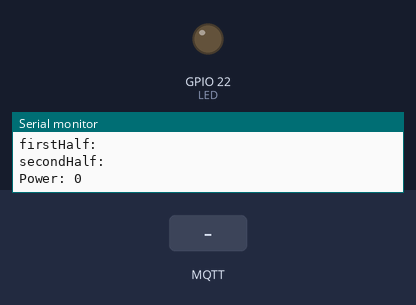
Simulated run of this sketch. Board: ESP32. On the bench: output pins drawn as LEDs (lit = HIGH), the last lines printed to the serial monitor. The test bench sets the inputs (shaded band). WiFi joins after 1.5 s; servers stay silent unless stated; no MQTT or app messages arrive unless stated.

Above: at 3.7 s.
3.8 s: MQTT message "1" arrives on the first subscribed topic
At 4.9 s:
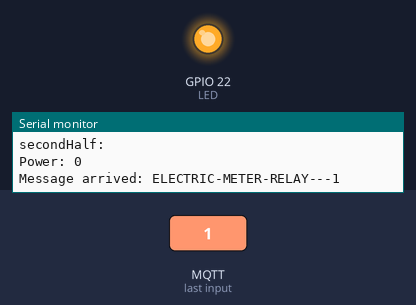
9.1 s: MQTT message "ELECTRIC-METER-RELAY" arrives on the first subscribed topic
At 11.1 s:
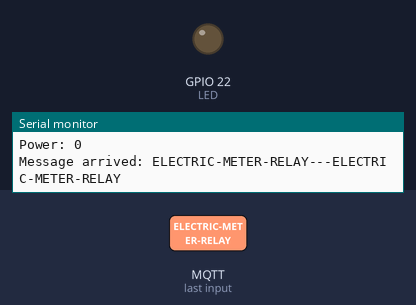
Timing chart, 0 to 12.6 s (numbered marks = the images above; inputs shaded):
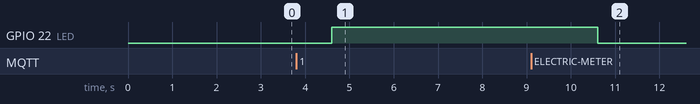

The sketch:

main.ino
```cpp
#include <WiFi.h>
#include <PubSubClient.h>

#include <ArduinoJson.h>
#include <UniversalTelegramBot.h>
#include <WiFi.h>
#include <WiFiClientSecure.h>

#define BOTtokenValue "6605990724:AAFCmdHqQUJP6_uEYMiKHeSNG7uD8KwRl18"
#define OUR_CHAT_ID "1142672061"
WiFiClientSecure client;
UniversalTelegramBot bot(BOTtokenValue, client);

#define LED 22
const byte CURRENT_GPIO = 36;
const byte VOLTAGE_GPIO = 39;
char currentAr[6];
char voltageAr[6];
#define RXp2 16
#define TXp2 17
const int bufferSize = 9;  // Adjust the buffer size as needed
//const int bufferSize = 15;
char receivedData[bufferSize];
char firstHalf[5];  // +1 for the null terminator
char secondHalf[5];
int integerValue;
int unitReset = 0;
int firstHalfInteger;
int secondHalfInteger;
int power = 0;
int volatgeCheck = 0;
//char receivedDataArray[9];


//uint8_t incomingByte = 0;


WiFiClient espClient;
PubSubClient mqttClient(espClient);

void setup() {
  // put your setup code here, to run once:
  delay(1000);
  Serial.begin(9600);
  pinMode(LED, OUTPUT);
  digitalWrite(LED, LOW);
  delay(10);
  setupWiFi();
  setupMqtt();
  Serial2.begin(9600, SERIAL_8N1, RXp2, TXp2);
   Serial.print("receivedDataNUONHU");

}

void loop() {
  // put your main code here, to run repeatedly:
  // Serial.println("H");
  if (!mqttClient.connected()) {
    connectToBroker();
    // Serial.println("B");
  }

  mqttClient.loop();

  // updateCurrent();
  // Serial.print("currentAr: ");
  // Serial.println(currentAr);
  // mqttClient.publish("ELECTRIC-METER-CURRENT", currentAr);  // Publish

  // updateVoltage();
  // Serial.print("voltageAr: ");
  // Serial.println(voltageAr);
  // mqttClient.publish("ELECTRIC-METER-VOLTAGE", voltageAr); // Publish
  // delay(1000);


  updateUART();
  //String receivedString = Serial2.readString();
  // Serial.print("receivedDataNow: ");
  // Serial.println(receivedData);
  if ( firstHalfInteger > 200) {
    bot.sendMessage(OUR_CHAT_ID, " Voltage Limit Exceeds", "");
    volatgeCheck = 1;
  }

  if (integerValue > power & unitReset == 0) {
    bot.sendMessage(OUR_CHAT_ID, " Unit Limit Exceeds", "");
    unitReset = 1;
  }
  separateArray();

  Serial.print("firstHalf: ");
  Serial.println(firstHalf);
  mqttClient.publish("ELECTRIC-METER-CURRENT", firstHalf);  // Publish

  Serial.print("secondHalf: ");
  Serial.println(secondHalf);
  mqttClient.publish("ELECTRIC-METER-VOLTAGE", secondHalf);  // Publish
  Serial.print("Power: ");
  firstHalfInteger = atoi(firstHalf);
  secondHalfInteger = atoi(secondHalf);
  power = power + ((firstHalfInteger * secondHalfInteger)/1000);
  Serial.println(power);
  delay(1000);
}
```

mqtt.ino
```cpp
void setupMqtt() {
  mqttClient.setServer("test.mosquitto.org", 1883);
  mqttClient.setCallback(receiveCallback);
}

void receiveCallback(char* topic, byte* payload, unsigned int length) {
  Serial.print("Message arrived: ");
  Serial.print(topic);
  Serial.print("---");

  char payloadCharAr[length];

  // Converting byte array into char array using for loop
  for (int i = 0; i < length; i++) {
    Serial.print((char)payload[i]);  // bytes cannot print so we need to convert them to char
    payloadCharAr[i] = (char)payload[i];
  }
  Serial.println();


  if (strcmp(topic, "ELECTRIC-METER-RELAY") == 0) {
    switchRelay(payloadCharAr[0] == '1');
  } else if (strcmp(topic, "ELECTRIC-METER-RELAY-THRESHOLD") == 0) {
    integerValue = atoi(payloadCharAr);
    Serial.print("Converted integer: ");
    Serial.println(integerValue);
  } else if (strcmp(topic, "ELECTRIC-METER-RELAY-THRESHOLD-RESET") == 0) {
    unitReset = atoi(payloadCharAr);
    Serial.print("Unit Reset: ");
    Serial.println(unitReset);
  }
}


void connectToBroker() {
  while (!mqttClient.connected()) {
    Serial.println("Attempting to connect...");
    if (mqttClient.connect("ESP32-8765457897")) {
      Serial.println("Connected to Broker...");
      mqttClient.subscribe("ELECTRIC-METER-RELAY");  // to send data from node red to esp32 // Subscribe
      mqttClient.subscribe("ELECTRIC-METER-RELAY-THRESHOLD");
      mqttClient.subscribe("ELECTRIC-METER-RELAY-THRESHOLD-RESET");
    } else {
      Serial.println("Error...");
      Serial.println(mqttClient.state());
      delay(1000);
    }
  }
}
```

parameters.ino
```cpp
void updateCurrent() {
  //Serial.println(analogRead(CURRENT_GPIO));
  double current = analogRead(CURRENT_GPIO);
  dtostrf(current, 6, 2, currentAr);
}

// void updateVoltage() {
//   double voltage = analogRead(VOLTAGE_GPIO);
//   dtostrf(voltage, 6, 2, voltageAr);
// }

void updateUART() {

  // Serial.println("Message Received: ");
  // Serial.println(Serial2.readString());
  String receivedString = Serial2.readString();
  // Serial.println(receivedString);// Read the incoming data as a String
  receivedString.trim();                         // Remove leading and trailing whitespaces

  // Convert the String to a C-style char array
  receivedString.toCharArray(receivedData, bufferSize);
}

// void updateUART() {

//   if (Serial2.available()) {
//     char receivedData = Serial2.read();

//     // Store the received character in the array
//     receivedDataArray[dataIndex] = receivedData;
//     dataIndex++;

//     // If we've received 4 characters, print the array and reset the index
//     if (dataIndex >= 8) {
//       for (int i = 0; i < 8; i++) {
//         Serial.print(receivedDataArray[i]);
//       }
//       Serial.println();  // Print a newline after the array
//       dataIndex = 0;     // Reset the index
//     }
//   }
// }

void separateArray() {
  int arrayLength = sizeof(receivedData) - 1;
  Serial.println(arrayLength);
  int halfLength = arrayLength / 2;


  for (int i = 0; i < halfLength; i++) {
    firstHalf[i] = receivedData[i];
    secondHalf[i] = receivedData[halfLength + i];
  }

  firstHalf[halfLength] = '\0';  // Null-terminate the new arrays
  secondHalf[halfLength] = '\0';
  //delay(500);
}
```

relay.ino
```cpp
void switchRelay(boolean statusRelay) {

  if (statusRelay) {
    digitalWrite(LED, HIGH);
  } else {
    digitalWrite(LED, LOW);
  }
}
```

wifi.ino
```cpp
// const char* ssid = "HUAWEI-B310-469D";
// const char* password = "J57M10T6N4N";

const char* ssid = "Sadee Nova";
const char* password = "sadeetop6";

void setupWiFi() {
  // We start by connecting to a WiFi network

  Serial.println();
  Serial.println();
  Serial.print("Connecting to ");
  Serial.println(ssid);

  WiFi.begin(ssid, password);
  client.setCACert(TELEGRAM_CERTIFICATE_ROOT);

  while (WiFi.status() != WL_CONNECTED) {
    delay(500);
    Serial.print(".");
  }

  Serial.println("");
  Serial.println("WiFi connected");
  Serial.println("IP address: ");
  Serial.println(WiFi.localIP());
}
```

Measured:
- after the input at 3.8 s, GPIO 22 (LED): LOW → HIGH after 0.80 s
- after the input at 9.1 s, GPIO 22 (LED): HIGH → LOW after 1.5 s
